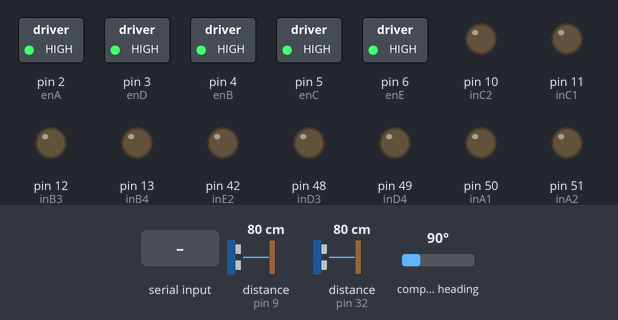
A sketch run on a simulated Arduino Mega 2560, built with avr-gcc and run on an emulated ATmega2560. Shown: switched loads named in the sketch (green lamp = pin HIGH), output pins drawn as LEDs (lit = HIGH). Dashed ring = blinking. The test bench sets the inputs (shaded band); at power-on: compass heading 90°, distance to the obstacle (sensors on pin 9, pin 32) 80 cm. The echo pulse lasts 58.3 µs per cm; pins used as bus, display or sensor lines are not drawn; what the sketch prints to the serial monitor is not drawn.

Above: at 1.2 s.
1.3 s: "90,45\n" received over the second serial link
At 2.2 s:
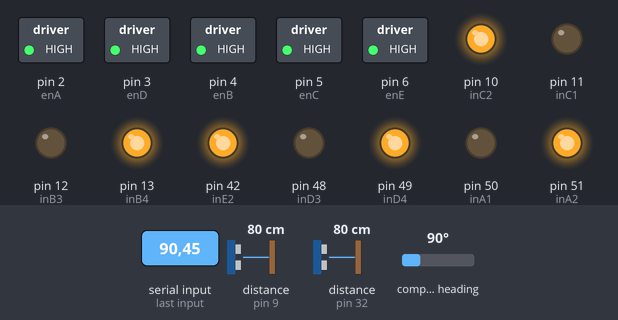
3.1 s: compass heading set to 180°
At 3.9 s:
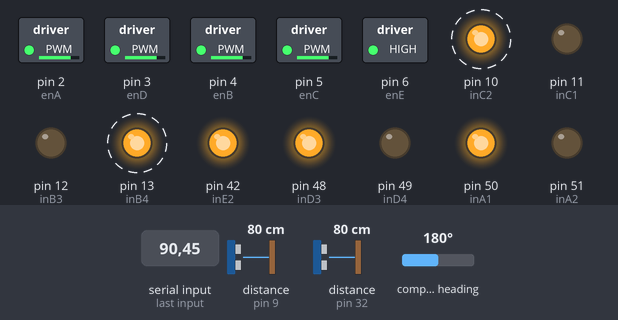
5.6 s: compass heading set to 95°
7.1 s: compass heading set to 86°
At 7.5 s:
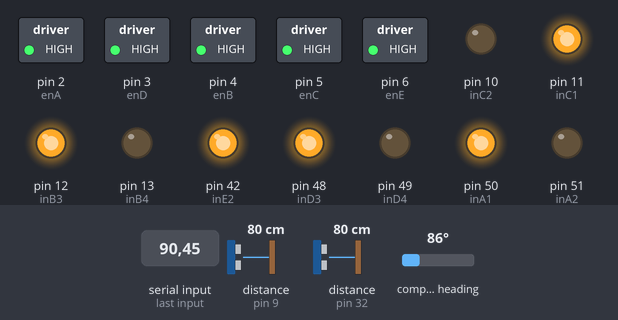
8.6 s: distance to the obstacle (sensor on pin 9) set to 23 cm
10.1 s: distance to the obstacle (sensor on pin 9) set to 18 cm
At 10.8 s:
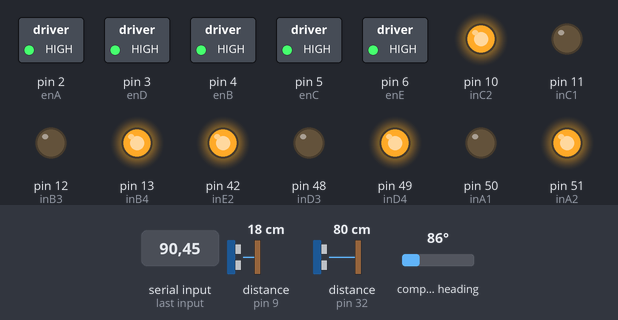
Timing chart, 0 to 12.6 s (numbered marks = the images above; inputs shaded):
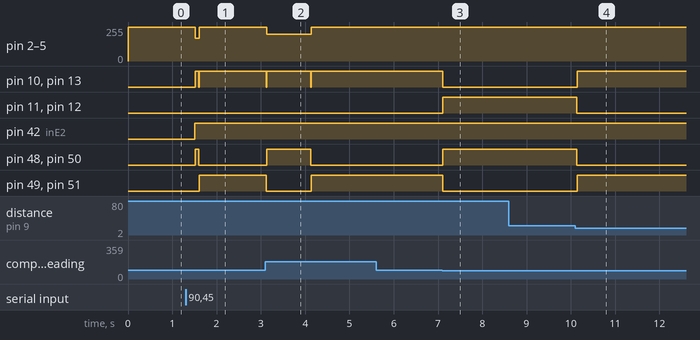

The sketch:

AutonomusMode.ino
```cpp
#include <QMC5883LCompass.h>
QMC5883LCompass compass;
// Define PWM and motor control pins
#define PWM 255
#define enA 2
#define enB 4
#define enC 5
#define enD 3
#define enE 6
#define inA1 50
#define inA2 51
#define inD3 48
#define inD4 49
#define inB3 12
#define inB4 13
#define inC1 11
#define inC2 10
#define inE1 44
#define inE2 42
// Define ultrasonic sensor pins
#define trigLeft 8
#define echoLeft 9
#define trigRight 7
#define echoRight 32
// Obstacle avoidance states
#define AVOID_TURNING 0
#define AVOID_STRAIGHT_DRIVE 1
#define AVOID_RETURN 2

// PID Variables
float kp = 15.0, ki = 100.0, kd = 0.0;
float error = 0, error_sum = 0, prev_error = 0;
float P = 0, I = 0, D = 0, PID_PWM = 0;
float I_max = 100, max_sum = 0;
unsigned long lastPIDTime = 0, lastPrintTime = 0;
int leftPWM = 0, rightPWM = 0;
const unsigned long printInterval = 50;

// Obstacle detection and avoidance variables
int avoidState = AVOID_TURNING, clearCounter = 0, obstacleCounter = 0;
unsigned long avoidStartTime = 0, obstacleStartTime = 0;
int avoidStartAzimuth = 0;
// General control and state variables
String command = "";
unsigned long now_time = 0, start_time = 0, phase_start_time = 0, last_receive_time = 0, return_drive_start_time = 0;
int finalRotation = 0, startAzimuth = 0, returnAzimuth = 0,total_cycles = 0, current_cycle = 0;

enum Phase {
  IDLE,
  DRIVE_1,
  ROTATE_1,
  DRIVE_2,
  ROTATE_180,
  DRIVE_3,
  ROTATE_90,
  DRIVE_4,
  RETURN_TO_START,
  OBSTACLE_AVOIDANCE
  };
Phase current_phase = IDLE, preObstaclePhase = IDLE;

void setup() {
  Serial.begin(115200);
  Serial1.begin(9600);
  compass.init();
  // Compass calibration values
  compass.setCalibration(-1455, 923, -1058, 1523, -856, 1012);
  pinMode(trigLeft, OUTPUT);
  pinMode(echoLeft, INPUT);
  pinMode(trigRight, OUTPUT);
  pinMode(echoRight, INPUT);
  analogWrite(enA, PWM);
  analogWrite(enB, PWM);
  analogWrite(enC, PWM);
  analogWrite(enD, PWM);
  analogWrite(enE, PWM);
  pinMode(enA, OUTPUT);
  pinMode(enB, OUTPUT);
  pinMode(enC, OUTPUT);
  pinMode(enD, OUTPUT);
  pinMode(inA1, OUTPUT);
  pinMode(inA2, OUTPUT);
  pinMode(inD3, OUTPUT);
  pinMode(inD4, OUTPUT);
  pinMode(inB3, OUTPUT);
  pinMode(inB4, OUTPUT);
  pinMode(inC1, OUTPUT);
  pinMode(inC2, OUTPUT);
  pinMode(inE1, OUTPUT);
  pinMode(inE2, OUTPUT);
}

void loop() {
  // Append received character from Serial1 to command string
  if (Serial1.available()) {
    command += (char)Serial1.read();
    last_receive_time = millis();
  }
   // Parse command when complete (e.g., "3000,2") and idle timeout passed
  if (command.length() > 3 && millis() - last_receive_time > 200) {
    if (sscanf(command.c_str(), "%lu,%d", &now_time, &total_cycles) == 2) {
      finalRotation = 90; // Desired final rotation
      start_time = millis();
      current_cycle = 0;
      current_phase = DRIVE_1;
      compass.read();
      startAzimuth = compass.getAzimuth();
      if (startAzimuth < 0) startAzimuth += 360;
      Serial.print("Starting autonomous cycle | Drive Time: ");
      Serial.print(now_time);
      Serial.print(" ms | Cycles: ");
      Serial.println(total_cycles);
      roller(); // Start roller motor
    }
    command = ""; // Reset command string
  }
   // If all cycles finished, stop roller and exit
  if (current_cycle >= total_cycles){
    stopRoller();
    return;
  }
  // Read compass heading
  compass.read();
  int currentAzimuth = compass.getAzimuth();
  if (currentAzimuth < 0) currentAzimuth += 360;
  // Read ultrasonic distances from both sides
  int distLeft = readUltrasonic(trigLeft, echoLeft);
  int distRight = readUltrasonic(trigRight, echoRight);
  // Check for obstacles only during driving phases
  if (current_phase >= DRIVE_1 && current_phase <= DRIVE_4) {
    if (distLeft < 20 || distRight < 20) obstacleCounter++;
    else obstacleCounter = 0;
    if (obstacleCounter >= 3) {
      Serial.println("Obstacle detected 3 times in a row — entering OBSTACLE_AVOIDANCE mode.");
      obstacleStartTime = millis();
      preObstaclePhase = current_phase;
      current_phase = OBSTACLE_AVOIDANCE;
      stop(); // Stop all motors
      clearCounter = 0;
      obstacleCounter = 0;
      compass.read();  // Get heading to return to
      avoidStartAzimuth = compass.getAzimuth();
      if (avoidStartAzimuth < 0) avoidStartAzimuth += 360;
      return;
    }
  }
  // Drive sequence of the robot, phase by phase
  switch (current_phase) {
    case DRIVE_1:
      runPIDDrive(startAzimuth, now_time, start_time, ROTATE_1);
      break;
    case ROTATE_1:
      Serial.println("Starting ROTATE_1");
      if (rotateToTarget(currentAzimuth, (startAzimuth + finalRotation) % 360)) {
        phase_start_time = millis();
        current_phase = DRIVE_2;
      }
      break;
    case DRIVE_2:
      if (millis() - phase_start_time < 1000) forward();
      else {
        stop();
        current_phase = ROTATE_180;
        }
      break;
    case ROTATE_180:
      Serial.println("Starting ROTATE_180");
      if (rotateToTarget(currentAzimuth, (startAzimuth + 180) % 360)) {
        return_drive_start_time = millis();
        compass.read();
        returnAzimuth = compass.getAzimuth();
        if (returnAzimuth < 0) returnAzimuth += 360;
        current_phase = DRIVE_3;
      }
      break;
    case DRIVE_3:
      runPIDDrive(returnAzimuth, now_time - 1000, return_drive_start_time, ROTATE_90);
      break;
    case ROTATE_90:
      Serial.println("Starting ROTATE_90");
      if (rotateToTarget(currentAzimuth, (startAzimuth + 90) % 360)) {
        phase_start_time = millis(); current_phase = DRIVE_4;
      }
      break;
    case DRIVE_4:
      if (millis() - phase_start_time < 1000) forward();
      else {
        stop();
        current_phase = RETURN_TO_START;
        }
      break;
    case RETURN_TO_START:
      Serial.println("Starting RETURN_TO_START");
      if (rotateToTarget(currentAzimuth, startAzimuth)) {
        current_cycle++;
        if (current_cycle < total_cycles) {
          current_phase = DRIVE_1;
          start_time = millis();
          compass.read(); startAzimuth = compass.getAzimuth();
          if (startAzimuth < 0) startAzimuth += 360;
        } else {
          current_phase = IDLE;
          Serial.println("All cycles finished!");
        }
      }
      break;
    case OBSTACLE_AVOIDANCE:
      obstacleAvoidance(currentAzimuth);
      break;
  }
}

void runPIDDrive(int refAzimuth, unsigned long duration, unsigned long startTime, Phase nextPhase) {
  if (millis() - startTime < duration) {
    // Get current azimuth.
    compass.read();
    int currentAzimuth = compass.getAzimuth();
    if (currentAzimuth < 0) currentAzimuth += 360;
    // Calculate error
    error = refAzimuth - currentAzimuth;
    if (error > 180) error -= 360;
    if (error < -180) error += 360;

    unsigned long now = millis();
    float dt = (now - lastPIDTime) / 1000.0;
    if (dt < 0.001) dt = 0.001;

    error_sum += error;
    max_sum = (I_max / (ki * dt));
    if (error_sum > max_sum) error_sum = max_sum;

    P = kp * error;
    I = ki * error_sum * dt;
    D = kd * (error - prev_error) / dt;
    PID_PWM = constrain(P + I + D, -120, 120);

    prev_error = error;
    lastPIDTime = now;

    // Apply PID correction to motor speeds
    int basePWM = 170;
    leftPWM = constrain(basePWM + PID_PWM, 0, 255);
    rightPWM = constrain(basePWM - PID_PWM, 0, 255);
    // Drive motors forward with PID compensation
    analogWrite(enA, rightPWM); analogWrite(enD, rightPWM);
    analogWrite(enB, leftPWM); analogWrite(enC, leftPWM);
    digitalWrite(inA1, HIGH); digitalWrite(inA2, LOW);
    digitalWrite(inD3, HIGH); digitalWrite(inD4, LOW);
    digitalWrite(inC1, LOW); digitalWrite(inC2, HIGH);
    digitalWrite(inB3, LOW); digitalWrite(inB4, HIGH);
    // Debug output for tuning PID
    if (now - lastPrintTime >= printInterval) {
      lastPrintTime = now;
      Serial.print("[PID] Time: "); Serial.print(now);
      Serial.print(" ms | Azimuth: "); Serial.print(currentAzimuth);
      Serial.print(" | Error: "); Serial.print(error);
      Serial.print(" | P: "); Serial.print(P);
      Serial.print(" | I: "); Serial.print(I);
      Serial.print(" | D: "); Serial.print(D);
      Serial.print(" | PWM L: "); Serial.print(leftPWM);
      Serial.print(" | PWM R: "); Serial.println(rightPWM);
    }
  } else {
    stop();
    error_sum = 0;
    current_phase = nextPhase;
  }
}
// Obstacle avoidance state machine
void obstacleAvoidance(int currentAzimuth) {
  switch (avoidState) {
    case AVOID_TURNING:
      // Turn until path ahead is clear (detour turning phase)
      if (readUltrasonic(trigLeft, echoLeft) < 20 || readUltrasonic(trigRight, echoRight) < 20) {
        clearCounter = 0; right();
      } else {
        clearCounter++;
        if (clearCounter >= 3) {
          stop(); // Path is clear
          avoidState = AVOID_STRAIGHT_DRIVE;
          avoidStartTime = millis();
        }
      }
      break;
    case AVOID_STRAIGHT_DRIVE:
      // Drive straight forward for a fixed time after detour
      if (millis() - avoidStartTime < 1000) forward();
      else {
        stop();
        avoidState = AVOID_RETURN;
      }
      break;
    case AVOID_RETURN:
      // Re-align to original azimuth after avoidance
      compass.read();
      currentAzimuth = compass.getAzimuth();
      if (currentAzimuth < 0) currentAzimuth += 360;
      if (rotateToTarget(currentAzimuth, avoidStartAzimuth)) {
        stop();
        // Compensate timing so path remains accurate
        unsigned long avoidDuration = millis() - obstacleStartTime;
        start_time += avoidDuration;
        phase_start_time += avoidDuration; // Resume previous phase
        return_drive_start_time += avoidDuration;
        current_phase = preObstaclePhase;
        avoidState = AVOID_TURNING;
        obstacleCounter = 0;
      }
      break;
  }
}
// Ultrasonic distance measurement in cm
int readUltrasonic(int trigPin, int echoPin) {
  digitalWrite(trigPin, LOW); delayMicroseconds(2);
  digitalWrite(trigPin, HIGH); delayMicroseconds(10);
  digitalWrite(trigPin, LOW);
  long duration = pulseIn(echoPin, HIGH, 30000);
  return duration == 0 ? 999 : duration * 0.034 / 2;
}

bool rotateToTarget(int currentAzimuth, int targetAzimuth) {
  // Calculate azimuth error
  int error = targetAzimuth - currentAzimuth;
  if (error > 180) error -= 360;
  if (error < -180) error += 360;
  // If error is large enough, keep rotating
  if (abs(error) > 2) {
    (error > 0) ? right() : left(); // Rotate right if error positive, left if negative
    // Not yet at the target, return false
    return false;
  } else {
    stop();
    Serial.print("Finished rotation. Current Azimuth: ");
    Serial.println(currentAzimuth);
    return true;
  }
}

void forward() {
  analogWrite(enA, 200); analogWrite(enD, 200);
  analogWrite(enB, 200); analogWrite(enC, 200);
  digitalWrite(inA1, HIGH); digitalWrite(inA2, LOW);
  digitalWrite(inD3, HIGH); digitalWrite(inD4, LOW);
  digitalWrite(inC1, LOW);  digitalWrite(inC2, HIGH);
  digitalWrite(inB3, LOW);  digitalWrite(inB4, HIGH);
}
void left() {
  analogWrite(enA, PWM); analogWrite(enD, PWM);
  analogWrite(enB, PWM); analogWrite(enC, PWM);
  digitalWrite(inA1, HIGH); digitalWrite(inA2, LOW);
  digitalWrite(inD3, HIGH); digitalWrite(inD4, LOW);
  digitalWrite(inC1, HIGH); digitalWrite(inC2, LOW);
  digitalWrite(inB3, HIGH); digitalWrite(inB4, LOW);
}
void right() {
  analogWrite(enA, PWM); analogWrite(enD, PWM);
  analogWrite(enB, PWM); analogWrite(enC, PWM);
  digitalWrite(inA1, LOW); digitalWrite(inA2, HIGH);
  digitalWrite(inD3, LOW); digitalWrite(inD4, HIGH);
  digitalWrite(inC1, LOW); digitalWrite(inC2, HIGH);
  digitalWrite(inB3, LOW); digitalWrite(inB4, HIGH);
}
void stop() {
  digitalWrite(inA1, LOW); digitalWrite(inA2, LOW);
  digitalWrite(inD3, LOW); digitalWrite(inD4, LOW);
  digitalWrite(inC1, LOW); digitalWrite(inC2, LOW);
  digitalWrite(inB3, LOW); digitalWrite(inB4, LOW);
}
void roller() {
  digitalWrite(inE1, LOW);
  digitalWrite(inE2, HIGH);
}
void stopRoller() {
  digitalWrite(inE1, LOW);
  digitalWrite(inE2, LOW);
}
```

Measured:
- the behaviour switches between 90 and 89° on compass heading (found by bisection; images 2 and 3)
- the behaviour switches between 21 and 20 cm on distance to the obstacle (sensor on pin 9) (found by bisection; images 3 and 4)
- after the input at 1.3 s, pin 2 (enA), pin 3 (enD): 255/255 → 170/255 after 0.22 s, → 255/255 0.09 s later
- after the input at 3.1 s, pin 2 (enA), pin 3 (enD): 255/255 → 200/255 at once, → 255/255 1.0 s later
- after the input at 5.6 s, every drawn part: stays the same
- after the input at 7.1 s, pin 10 (inC2), pin 13 (inB4), pin 49 (inD4), pin 51 (inA2): HIGH → LOW at once; pin 11 (inC1), pin 12 (inB3), pin 48 (inD3), pin 50 (inA1): LOW → HIGH at once
- after the input at 8.6 s, every drawn part: stays the same
- after the input at 10.1 s, pin 10 (inC2), pin 13 (inB4), pin 49 (inD4), pin 51 (inA2): LOW → HIGH at once; pin 11 (inC1), pin 12 (inB3), pin 48 (inD3), pin 50 (inA1): HIGH → LOW at once
